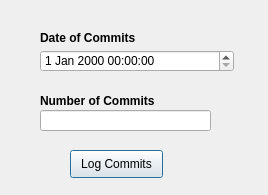
<?xml version="1.0" encoding="UTF-8"?>
<ui version="4.0">
 <class>object</class>
 <widget class="QDialog" name="object">
  <property name="geometry">
   <rect>
    <x>0</x>
    <y>0</y>
    <width>268</width>
    <height>195</height>
   </rect>
  </property>
  <property name="windowTitle">
   <string>Log Commits</string>
  </property>
  <widget class="QLabel" name="label">
   <property name="geometry">
    <rect>
     <x>40</x>
     <y>30</y>
     <width>111</width>
     <height>16</height>
    </rect>
   </property>
   <property name="font">
    <font>
     <weight>75</weight>
     <bold>true</bold>
    </font>
   </property>
   <property name="text">
    <string>Date of Commits</string>
   </property>
  </widget>
  <widget class="QDateTimeEdit" name="dateTimeEdit">
   <property name="geometry">
    <rect>
     <x>40</x>
     <y>50</y>
     <width>194</width>
     <height>22</height>
    </rect>
   </property>
  </widget>
  <widget class="QLabel" name="label_2">
   <property name="geometry">
    <rect>
     <x>40</x>
     <y>90</y>
     <width>131</width>
     <height>21</height>
    </rect>
   </property>
   <property name="font">
    <font>
     <weight>75</weight>
     <bold>true</bold>
    </font>
   </property>
   <property name="text">
    <string>Number of Commits</string>
   </property>
  </widget>
  <widget class="QLineEdit" name="lineEdit">
   <property name="geometry">
    <rect>
     <x>40</x>
     <y>110</y>
     <width>171</width>
     <height>21</height>
    </rect>
   </property>
  </widget>
  <widget class="QPushButton" name="pushButton">
   <property name="geometry">
    <rect>
     <x>70</x>
     <y>150</y>
     <width>93</width>
     <height>28</height>
    </rect>
   </property>
   <property name="text">
    <string>Log Commits</string>
   </property>
   <property name="default">
    <bool>true</bool>
   </property>
  </widget>
 </widget>
 <resources/>
 <connections/>
</ui>
